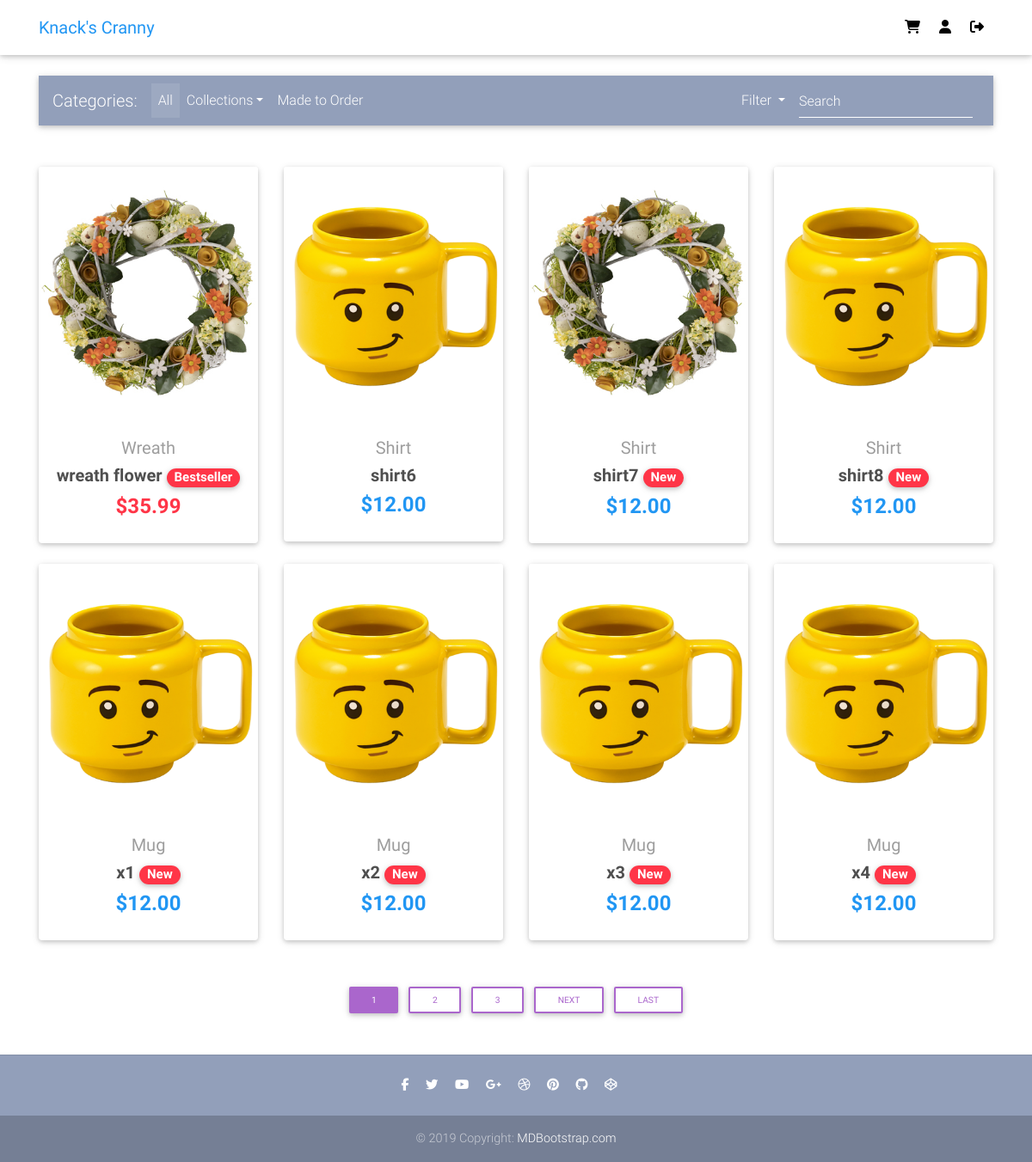
The app's page /home/ (signed in) with its own data.
### items/models.py (models this page shows, shortened)
class Item(models.Model):
    category = models.ForeignKey(Category, on_delete=models.SET_NULL, null=True, blank=True)
    name = models.CharField(max_length=100, unique=True)
    description = models.TextField()
    price = models.DecimalField(max_digits=6, decimal_places=2)
    price_discount = models.DecimalField(max_digits=6, decimal_places=2, null=True, blank=True)
    item_label = models.CharField(max_length=2, choices=ITEM_LABELS, default='NA')
    date_added = models.DateTimeField(default=timezone.now)
    date_updated = models.DateTimeField(default=timezone.now)
    image = models.ImageField(default=f'default.png', upload_to='item_pics')
    def image_tag(self):
        '''display the image in admin panel'''
        return mark_safe('<img src="/media/%s" width="100" />' % (self.image))
    image_tag.short_description = 'Image'

class Category(models.Model):
    name = models.CharField(max_length=50, unique=True)
    class Meta:
        verbose_name_plural = 'Categories'

### ecommerce/views.py (the view)
# urls.py: path('home/', views.home, name='home'),
def home(request, page_type=None):
    if not request.user.is_authenticated:
        get_session(request)
    print('SESSION_KEY:', request.session.session_key)
    collection_categories = Category.objects.all()
    q = request.GET.get('search')
    filters = request.GET.getlist('filter')
    if q:
        items = search(q)
        page_type = 'searched'
    else:
        items = Item.objects.all()
        q = 'Search'
    items = filter_items(filters).order_by('-date_updated')
    page_obj = paginate(request, items)
    context = {
        'page_type': page_type,
        'collection_categories': collection_categories,
        'search_placeholder': q,
        'page_obj': page_obj
    }
    return render(request, 'ecommerce/home.html', context)

### ecommerce/templatetags/cart_items_count.py (called while the page is built)
@register.filter
def cart_items_count(request):
    customer = query_customer(request)
    order = Order.objects.filter(customer=customer, is_ordered=False)
    if order.exists():
        return order.first().get_cart_items
    return None

### ecommerce/views.py (called while the page is built)
def query_customer(request):
    if request.user.is_authenticated:
        return Customer.objects.filter(user=request.user).first()
    else:
        return get_session(request)

def filter_items(filters):
    q = Q()
    for label in filters:
        q = q | Q(item_label__icontains=label)
    return Item.objects.filter(q)

def paginate(request, items):
    paginator = Paginator(items, 8)
    page_number = request.GET.get('page')
    print('paginator is called')
    return paginator.get_page(page_number)

### ecommerce/templates/ecommerce/home.html (shortened to what this page needs)
{% extends "ecommerce/base.html" %}
{% load static %}
{% block content %}
<main class="mt-5 pt-4">
  <div class="container">
    <nav class="navbar navbar-expand-lg navbar-dark mdb-color lighten-3 mt-3 mb-5">
      <span class="navbar-brand">Categories:</span>
      <div class="collapse navbar-collapse" id="basicExampleNav">
        <ul class="navbar-nav mr-auto">
          <li class="nav-item
            {% if page_type != 'collections' and page_type != 'made-to-order' and page_type != 'searched' %}
              active
            {% endif %}">
            <a class="nav-link" href="{% url 'ecommerce:home'%}">All
            </a>
          </li>
          <li class="nav-item dropdown dropdown-menu-right
              ">
            <a class="nav-link dropdown-toggle" data-toggle="dropdown" href="#">Collections</a>
          </li>
          <li class="nav-item
            ">
            <a class="nav-link" href="{% url 'ecommerce:home' 'made-to-order' %}">Made to Order</a>
          </li>
        </ul>
        <ul class="navbar-nav">
          <li class="nav-item dropdown">
            <a class="nav-link dropdown-toggle" href="#" id="navbarDropdown" role="button" data-toggle="dropdown">
              Filter
            </a>
          </li>
        </ul>
        <form class="form-inline" type="get">
          <div class="md-form my-0">
            <input class="form-control mr-sm-2" type="text" placeholder="{{ search_placeholder }}" name="search"
              aria-label="Search">
          </div>
        </form>
      </div>
    </nav>
    {% if page_type == 'collections' %}
    {% include "ecommerce/home-collections.html" %}
    {% elif page_type == 'made-to-order'%}
    {% include "ecommerce/home-made-to-order.html" %}
    {% else %}
    {% include "ecommerce/home-all.html" %}
    {% endif %}
  </div>
</main>
    <div class="row justify-content-center">
    {% if page_obj.paginator.count > 8%}
    {% for num in page_obj.paginator.page_range %}
    {% if page_obj.number == num %}
    <a class="btn btn-secondary mb-4 btn-sm test" href="?page={{ num }}">{{ num }}</a>
    {% elif num > page_obj.number|add:'-3' and num < page_obj.number|add:'3' %} <a
      class="btn btn-outline-secondary mb-4 btn-sm test" href="?page={{ num }}">{{ num }}</a>
      {% endif %}
      {% endfor %}
      {% if page_obj.has_next %}
      <a class="btn btn-outline-secondary mb-4 btn-sm test" href="?page={{ page_obj.next_page_number }}">Next</a>
      <a class="btn btn-outline-secondary mb-4 btn-sm test" href="?page={{ page_obj.paginator.num_pages }}">Last</a>
      {% endif %}
      {% endif %}
      </div>
{% endblock content %}

### ecommerce/templates/ecommerce/home-all.html (shortened to what this page needs)
<section class="text-center mb-4">
  <div class="row wow fadeIn">
    {% for item in page_obj %}
    <div class="col-lg-3 col-md-6 mb-4 item-label-{{ item.item_label }}">
      <div class="card">
        <div class="view overlay">
          <img src="{{ item.image.url }}" class="card-img-top" alt="">
        </div>
        <div class="card-body text-center">
          <a href="" class="grey-text">
            <h5>{{ item.category.name|title }}</h5>
          </a>
          <h5>
            <strong>
              <a href="{% url 'ecommerce:item' item.id 'regular' %}" class="dark-grey-text">
                {{ item.name|truncatechars:20 }}
                {% if item.item_label != "NA" %}
                <span class="badge badge-pill danger-color">
                  {{ item.get_item_label_display }}
                </span>
                {% endif %}
              </a>
            </strong>
          </h5>
          <h4 class="font-weight-bold blue-text">
            {% if item.price_discount %}
              <strong class="text-danger">${{ item.price_discount }}</strong>
            {% else %}
              <strong>${{ item.price }}</strong>
            {% endif %}
          </h4>
        </div>
      </div>
    </div>
    {% endfor %}
  </div>
</section>

### records on screen
Item: image (picture), category.name "Wreath", name "wreath flower", item_label "Bestseller", price_discount "35.99"
Item: image (placeholder picture), category.name "Shirt", name "shirt6", price "12.00"
Item: image (picture), category.name "Shirt", name "shirt7", item_label "New", price "12.00"
Item: image (placeholder picture), category.name "Shirt", name "shirt8", item_label "New", price "12.00"
Item: image (placeholder picture), category.name "Mug", name "x1", item_label "New", price "12.00"
Item: image (placeholder picture), category.name "Mug", name "x2", item_label "New", price "12.00"
Item: image (placeholder picture), category.name "Mug", name "x3", item_label "New", price "12.00"
Item: image (placeholder picture), category.name "Mug", name "x4", item_label "New", price "12.00"

### other values on screen
{{ num }} "1"
{{ num }} "2" "3"
